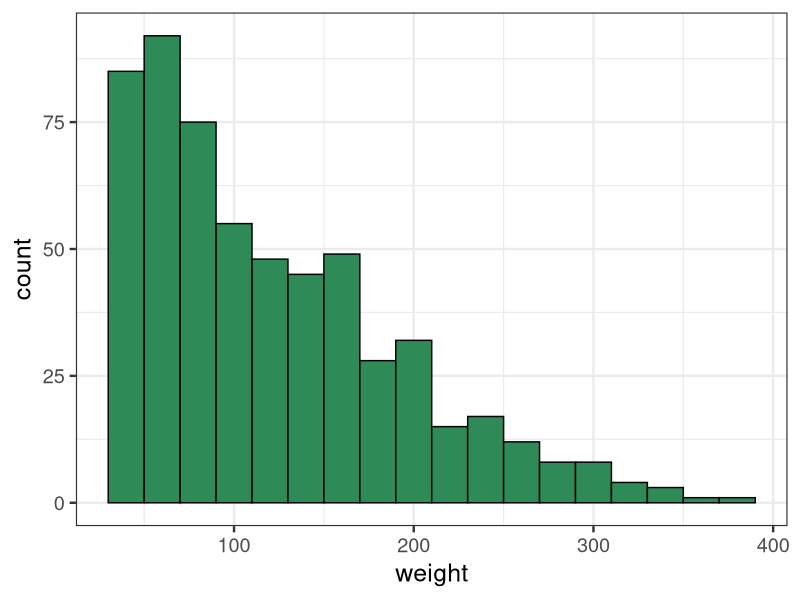
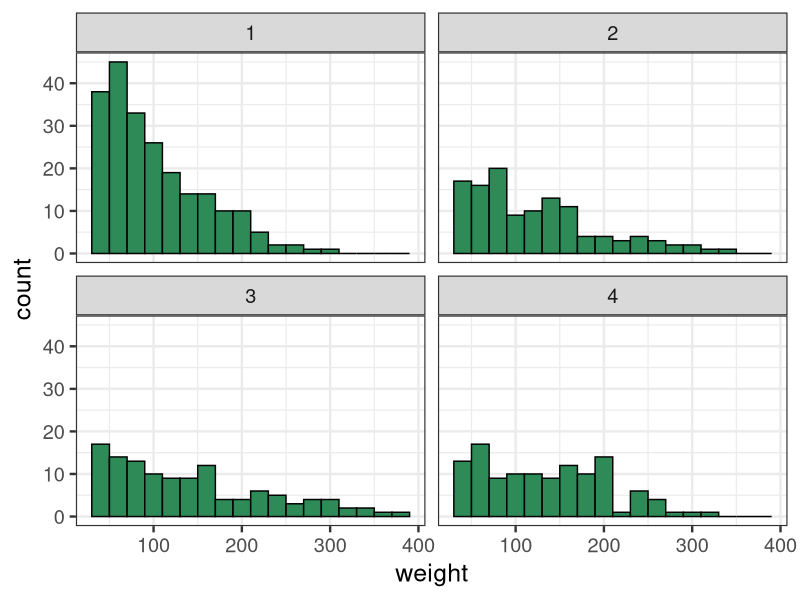

Source code (R) for these figures, in order:
## ---- chunk 1
data = ChickWeight
## ---- chunk 2
library(ggplot2)

# change background to white, increase font size
theme_set(theme_bw(base_size = 18)) 

# set up basic data, just x var
p <- ggplot(data, aes(x=weight))

p + geom_histogram(fill= 'seagreen', 
                   colour = 'black',
                   binwidth = 20)
## ---- chunk 3
# add violin plot
p + geom_histogram(fill= 'seagreen', 
                   colour = 'black',
                   binwidth = 20) +
  facet_wrap(~Diet)
